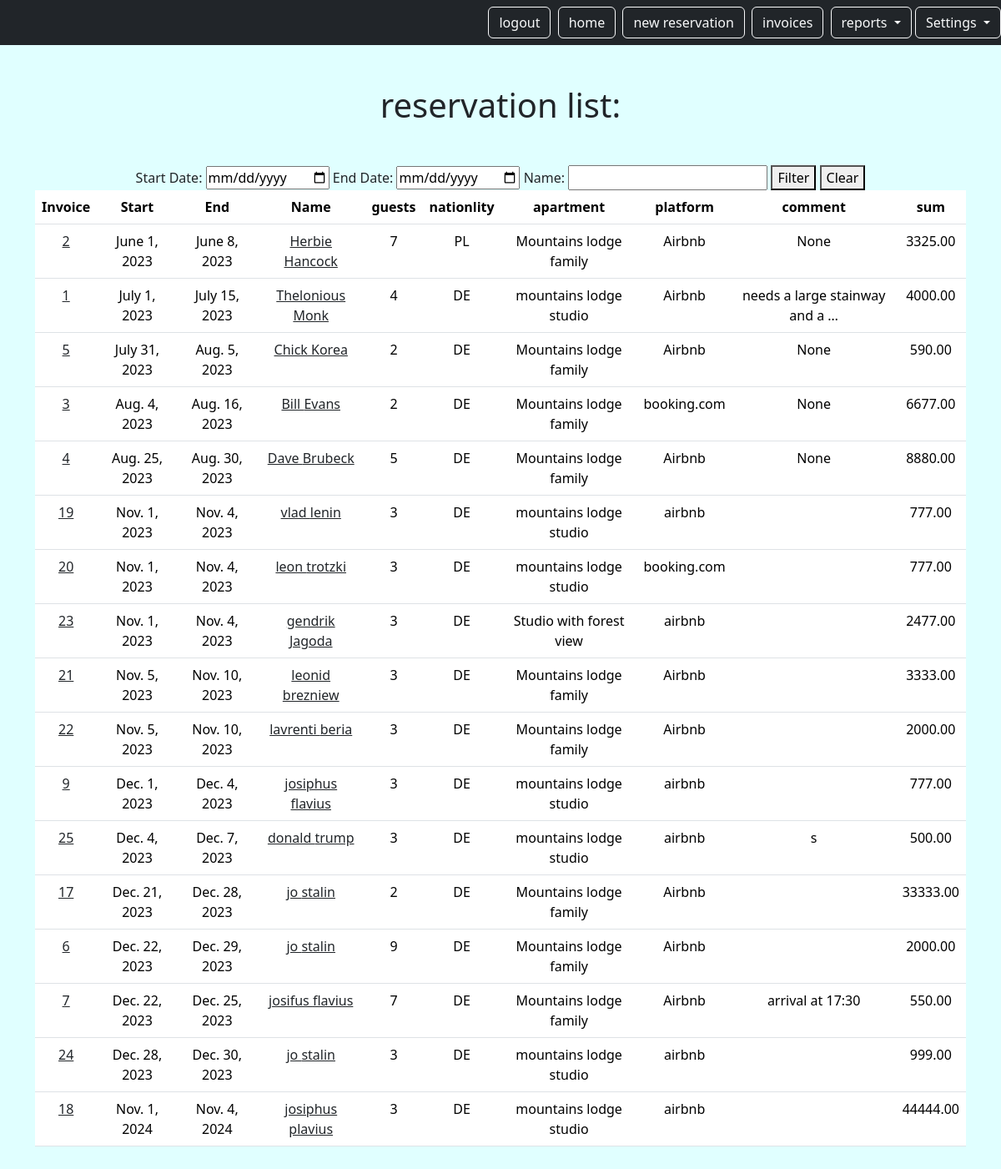
The app's page /mini/reservation (signed in), older data.
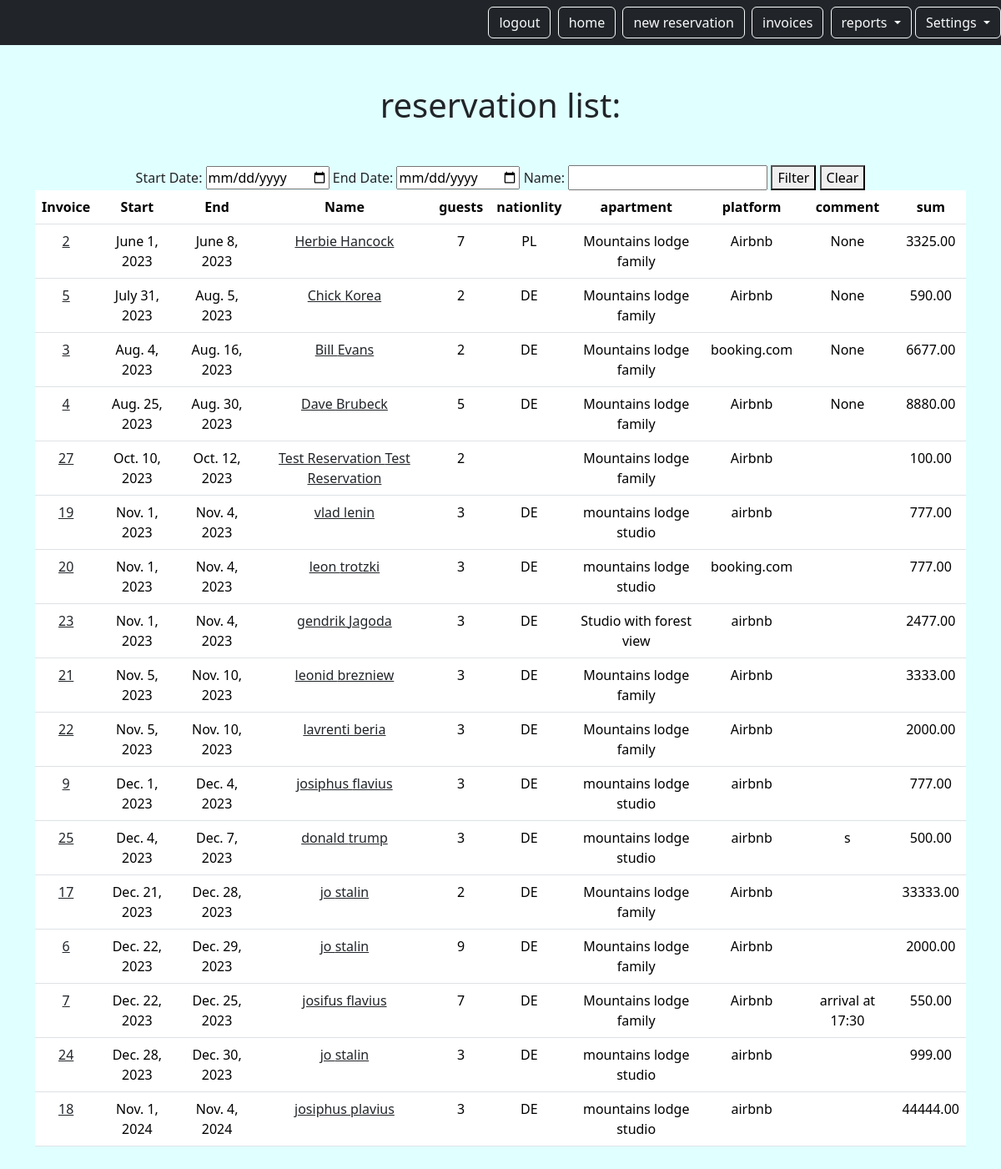
The same page, newer data.
### reservation/models.py (models this page shows, shortened)
class Reservation(models.Model):
    PURPOSE_CHOICES = [
        ("holiday", "holiday"),
        ("business", "business"),
        ("no-show", "no-show"),
    ]
    id = models.AutoField(primary_key=True)
    start_date = models.DateField(null=True)
    end_date = models.DateField(null=True)
    name = models.CharField(max_length=255)
    lname = models.CharField(max_length=255, blank=True)
    company = models.CharField(max_length=255, blank=True, null=True)
    address = models.CharField(max_length=255, blank=True, null=True)
    email = models.EmailField(blank=True, null=True)
    number_of_guests = models.IntegerField(blank=True)
    nationality = models.CharField(max_length=255, blank=True, null=True)
    t_sum = models.DecimalField(max_digits=10, decimal_places=2)
    commission = models.DecimalField(max_digits=10, decimal_places=2)
    rech_num = models.CharField(max_length=255, blank=True)
    link = models.URLField(blank=True, null=True)
    purpose = models.CharField(max_length=255, choices=PURPOSE_CHOICES, blank=True)
    comment = models.TextField(blank=True, null=True)
    user = models.ForeignKey(
        CustomUser, on_delete=models.CASCADE, related_name="reservation"
    )
    platform = models.ForeignKey(
        Platform, on_delete=models.CASCADE, related_name="reservation"
    )
    apartment = models.ForeignKey(
        Apartment, on_delete=models.CASCADE, related_name="reservation"
    )

class Apartment(models.Model):
    user = models.ForeignKey(
        CustomUser,
        on_delete=models.CASCADE,
        related_name="apartment",
        null=True,
        blank=True,
    )
    id = models.AutoField(primary_key=True)
    name = models.CharField(max_length=255)
    address = models.CharField(max_length=255)
    date_contract = models.DateField()
    def __str__(self):
        return self.name

class Platform(models.Model):
    user = models.ForeignKey(
        CustomUser,
        on_delete=models.CASCADE,
        related_name="platform",
        null=True,
        blank=True,
    )
    id = models.AutoField(primary_key=True)
    name = models.CharField(max_length=255, blank=True)
    address = models.CharField(max_length=255, blank=True)
    kundennummer = models.CharField(max_length=255, blank=True)
    tel = models.CharField(max_length=255, blank=True)
    login = models.CharField(max_length=255, blank=True)
    url = models.URLField(blank=True, null=True)
    def __str__(self):
        return self.name

### reservation/views.py (the view)
# urls.py: path("reservation", views.ResListView.as_view(), name="reservation.list"),
class ResListView(LoginRequiredMixin, ListView):
    model = Reservation
    template_name = "booking/res_list.html"
    context_object_name = "reservation"
    login_url = LOGIN_URL
    def get_queryset(self):
        queryset = self.request.user.reservation.order_by(F("start_date").asc())
        start_date = self.request.GET.get("start_date")
        end_date = self.request.GET.get("end_date")
        name = self.request.GET.get("name")
        if start_date and end_date:
            queryset = queryset.filter(
                start_date__gte=start_date, end_date__lte=end_date
            )
        if name:
            queryset = queryset.filter(name__icontains=name)
        return queryset

### reservation/templates/booking/res_list.html (shortened to what this page needs)
{% extends "base.html" %}
{% block content %}
    <h1 class="my-5">reservation list:</h1>
    <form method="get">
      <label for="start_date">Start Date:</label>
      <input type="date" name="start_date" id="start_date">
      <label for="end_date">End Date:</label>
      <input type="date" name="end_date" id="end_date">
      <label for="name">Name:</label>
      <input type="text" name="name" id="name">
      <button type="submit">Filter</button>
      <button type="button" id="clear-filter">Clear</button>
  </form>
        <table class="table">
        <thead>
            <tr>
               <th>Invoice</th>
                <th>Start</th>
                <th>End</th>
                <th>Name</th>
                <th>guests</th>
                <th>nationlity</th>
                <th>apartment</th>
                <th>platform</th>
                <th>comment</th>
                <th>sum</th>
              </tr>
            </thead>
            <tbody>
            {% for res in reservation %}
            <tr>
                <td><a href="{% url 'invoice1.detail' pk=res.id %}" class="text-dark text-decoration-non">{{ res.id }}</a></td>
                <td>{{res.start_date}}</td>
                <td>{{res.end_date}}</td>
                <td><a href="{% url 'reservation.detail' pk=res.id %}" class="text-dark text-decoration-non">{{ res.name }}  {{ res.lname }}</a></td>
                <td>{{res.number_of_guests}}</td>
                <td>{{res.nationality}}</td>
                <td>{{res.apartment}}</td>
                <td>{{res.platform}}</td>
                <td>{{res.comment | truncatechars:30  }}</td>
                <td>{{res.t_sum}}</td>
              </tr>
            {% endfor %}
        </tbody>
    </table>
    </div>
{% endblock %}

Row changes from the older to the newer data that the page shows:
removed Reservation: id "1", start_date "July 1, 2023", end_date "July 15, 2023", name "Thelonious", lname "Monk", number_of_guests "4", nationality "DE", apartment "mountains lodge studio", platform "Airbnb", comment "needs a large stainway and a …", t_sum "4000.00"
added Reservation: id "27", start_date "Oct. 10, 2023", end_date "Oct. 12, 2023", name "Test Reservation", lname "Test Reservation", number_of_guests "2", apartment "Mountains lodge family", platform "Airbnb", t_sum "100.00"
